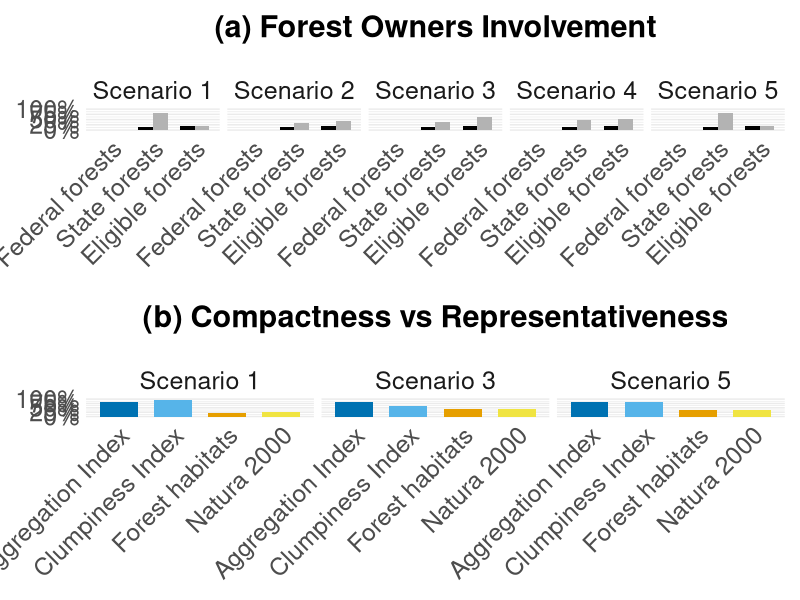
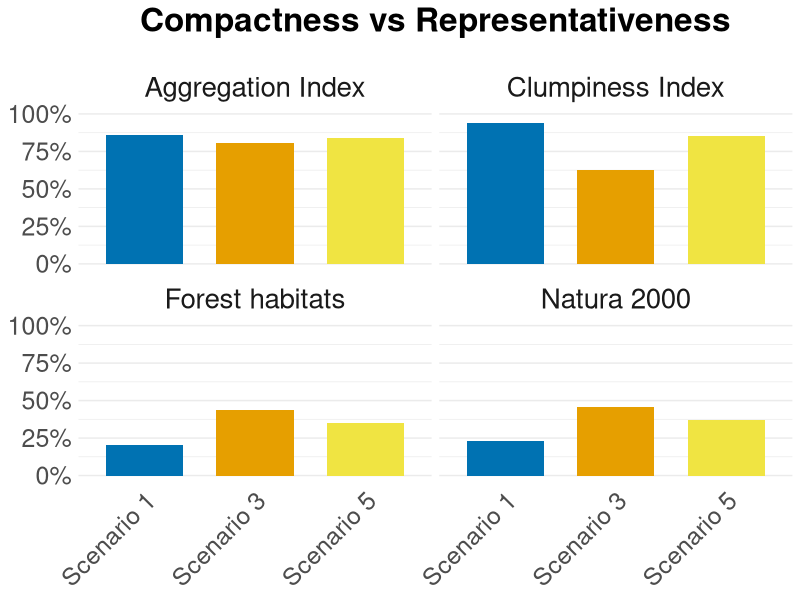
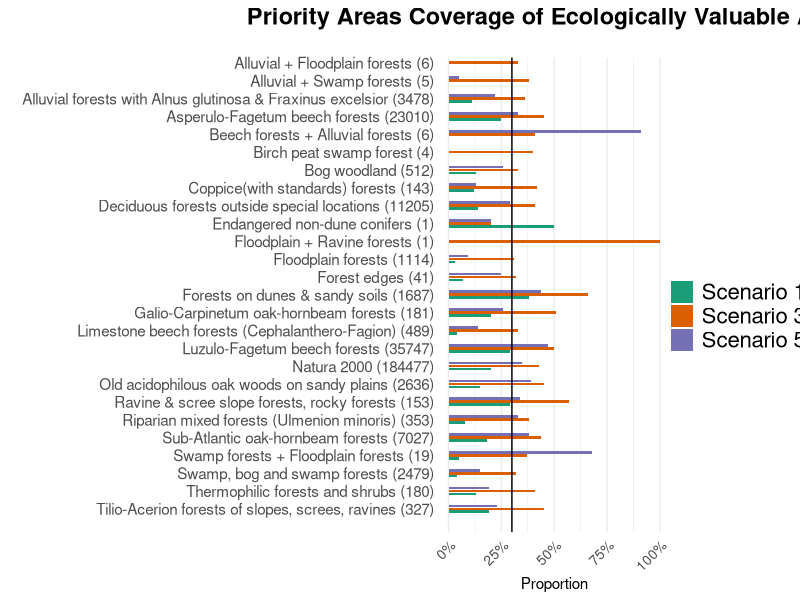
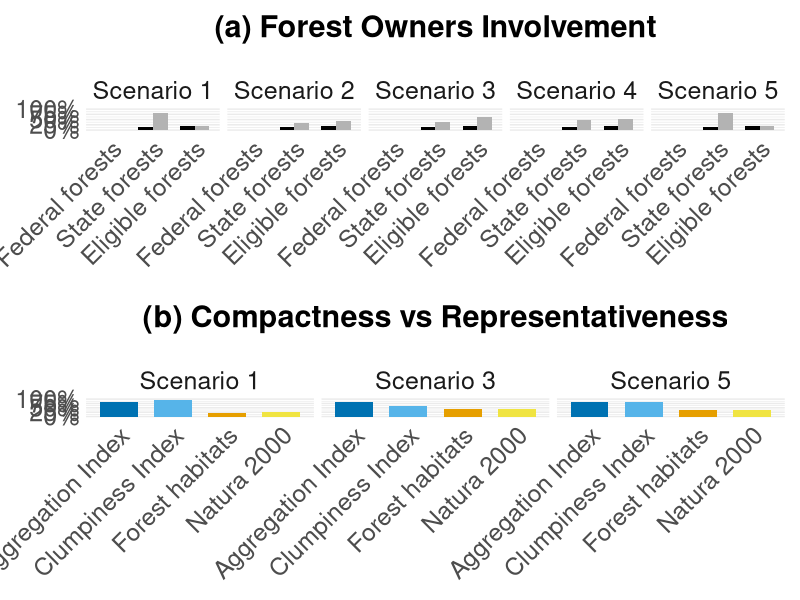
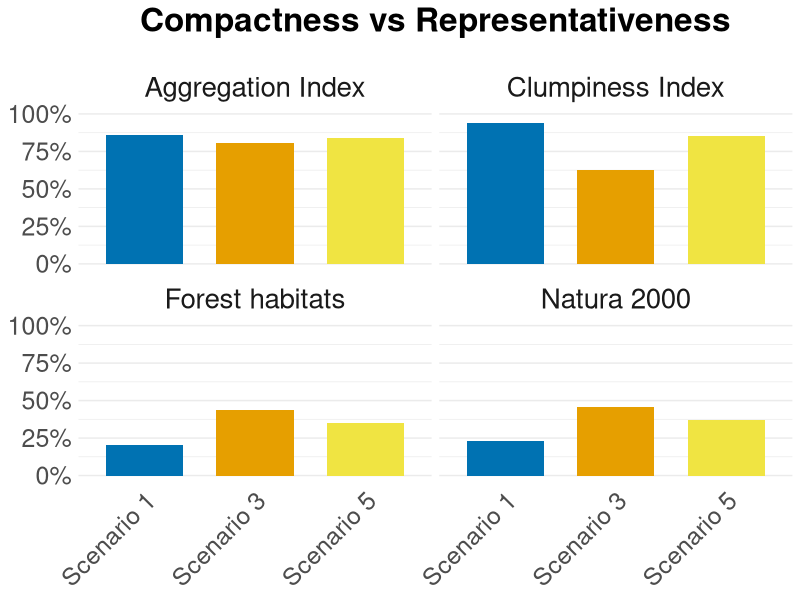
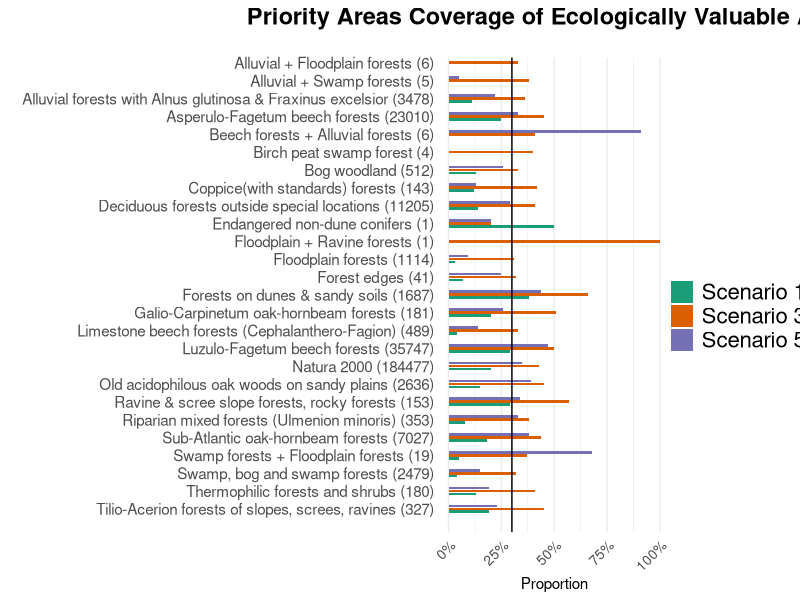

The R source for these figures, in order:
#load librariess
library(ggplot2)  
library(patchwork)
library(RColorBrewer)
library(cowplot)

# Dati per la prima serie
data1 <- data.frame(
  scenario = rep(paste("Scenario", 1:5), each = 6),
  ownership = rep(c("Federal forests", "State forests", "Eligible forests"), each = 2, times = 5),
  type = rep(c("Initial", "New"), 15),
  value = c(
    # Scenario 1
    0.016, 0.016, 0.13, 0.802, 0.182, 0.182,
    # Scenario 2
    0.016, 0.016, 0.13, 0.331, 0.182, 0.412,
    # Scenario 3
    0.016, 0.016, 0.13, 0.376, 0.182, 0.617,
    # Scenario 4
    0.016, 0.016, 0.13, 0.467, 0.182, 0.517,
    # Scenario 5
    0.016, 0.016, 0.13, 0.802, 0.182, 0.182
  )
)

# Impostare l'ordine corretto per le forest ownership
data1$ownership <- factor(data1$ownership, levels = c("Federal forests", "State forests", "Eligible forests"))


# Dati per la seconda serie
data2 <- data.frame(
  scenario = rep(paste("Scenario", c(1, 3, 5)), each = 4),
  metric = rep(c("Aggregation Index", "Clumpiness Index", "Forest habitats", "Natura 2000"), 3),
  value = c(
    # Scenario 1
    0.857, 0.939, 0.203, 0.233,
    # Scenario 3
    0.806, 0.625, 0.434, 0.459,
    # Scenario 5
    0.841, 0.852, 0.350, 0.372
  )
)

# Impostare l'ordine corretto per le metriche
data2$metric <- factor(data2$metric, levels = c("Aggregation Index", "Clumpiness Index", "Forest habitats", "Natura 2000"))




#formattazione tema comune
common_theme <- function(
    title_size = 22,           # esempio: 16 per il titolo
    axis_text_size = 18,       # esempio: 12 per i tick degli assi
    facet_size = 18            # esempio: 13 per il facet label
) {
  theme_minimal() +
    theme(
      legend.position = "none",
      axis.text.x = element_text(angle = 45, hjust = 1, size = axis_text_size),
      axis.text.y = element_text(size = axis_text_size),    # aggiungi questa linea per asse y
      strip.text = element_text(size = facet_size, face = "plain"),
      plot.title = element_text(
        hjust = 0.5,
        face = "bold",
        margin = margin(b = 20),
        size = title_size
      ),
      axis.title.y = element_blank()
    )
}


# Prima serie di barplot
p1 <- ggplot(data1, aes(x = ownership, y = value, fill = type)) +
  geom_bar(stat = "identity", position = "dodge", width = 0.7) +
  scale_fill_manual(values = c("Initial" = "black", "New" = "grey70")) +
  facet_grid(~ scenario, scales = "free_x", space = "free_x") +
  labs(title = "(a) Forest Owners Involvement", x = NULL) +
  common_theme() +
  scale_y_continuous(limits = c(0, 1), labels = scales::percent)

#rimuovo griglia in sfondo
p1 <- p1 + theme(
  panel.grid.major.x = element_blank(),
  panel.grid.minor.x = element_blank()
)


# Seconda serie di barplot (risolvendo commento di Trishna)
p2 <- ggplot(data2, aes(x = metric, y = value, fill = metric)) +
  geom_bar(stat = "identity", width = 0.7) +
  scale_fill_manual(
    values = c(
      "Aggregation Index" = "#0072B2",        # blu intenso
      "Clumpiness Index" = "#56B4E9",        # azzurro
      "Forest habitats" = "#E69F00", # arancione
      "Natura 2000" = "#F0E442"  # giallo
    )
  ) +
  facet_grid(~ scenario, scales = "free_x", space = "free_x") +
  labs(title = "(b) Compactness vs Representativeness", x = NULL, y = "Percentage") +
  common_theme() +
  scale_y_continuous(limits = c(0, 1), labels = scales::percent)

p2 <- p2 + theme(
  panel.grid.major.x = element_blank(),
  panel.grid.minor.x = element_blank()
)


# Combinare i plot verticalmente con più spazio tra loro
#final_plot <- p1 / plot_spacer() / p2 / plot_spacer() / p3 +
# plot_layout(heights = c(1.2, 0.1, 1, 0.1, 1))

# metto solo p1 e p2 uno sopra l'altro come da commento di Francesco
final_plot <- p1 / plot_spacer() / p2 + 
  plot_layout(heights = c(1.2, 0.1, 1))

# Visualizzare il plot
print(final_plot)

# Salvare il plot come immagine ad alta risoluzione
ggsave("C:/NRW_figures/NRW figures/Data manipulation/fig3.png", final_plot, width = 12, height = 18, dpi = 1000)



### nuova Figure 2b su consiglio di Francesco

# Imposta scenario come fattore per mantenere l'ordine
data2$scenario <- factor(data2$scenario, levels = c("Scenario 1", "Scenario 3", "Scenario 5"))

# Barplot: 4 grafici (uno per metrica), 3 barre per scenario
p2b <- ggplot(data2, aes(x = scenario, y = value, fill = scenario)) +
  geom_bar(stat = "identity", width = 0.7) +
  facet_wrap(~ metric, ncol = 2) +
  scale_fill_manual(
    values = c(
      "Scenario 1" = "#0072B2",
      "Scenario 3" = "#E69F00",
      "Scenario 5" = "#F0E442"
    )
  ) +
  labs(title = "Compactness vs Representativeness", x = NULL, y = "Percentage") +
  common_theme() +
  scale_y_continuous(limits = c(0, 1), labels = scales::percent) +
  theme(
    panel.grid.major.x = element_blank(),
    panel.grid.minor.x = element_blank()
  )

p2b <- p2b + theme(
  plot.title = element_text(size = 24),       # titolo principale (20+4)
  axis.title = element_text(size = 20),       # titoli assi x e y (16+4)
  axis.text = element_text(size = 18),        # numeri e label sugli assi (14+4)
  legend.title = element_text(size = 20),     # titolo legenda (16+4)
  legend.text = element_text(size = 18),      # testo legenda (14+4)
  strip.text = element_text(size = 20)        # testo sopra i facet (16+4)
)



p2b

ggsave("C:/NRW_figures/NRW figures/Outputs_figures/figure2b_new.png", p2b, width = 18, height = 15, dpi = 600, bg = "white")

###########################################################################################################################





### making a separate figure for Figure 2c called Figure 5 ###


# Dati di input per terza serie 
features <- c(
  "91D0", "91E0", "91E0; NAX0", "91E0; NAC0", "91F0", "NA00", "NAB0", "NAC0", "NAC0; NAX0", "NAD0",
  "NAV0", "NAW0", "9110", "9110; 91E0", "9130", "9150", "9160", "9170", "9180", "9190",
  "NAX0", "NAX0; NAY0", "NAY0", "91D1", "NAK0", "Natura 2000"
)

values_scenario1 <- c(13, 11, 0, 0, 8, 14, 13, 4, 5, 38, 7, 12, 29, 0, 25, 4, 18, 20, 19, 15, 3, 0, 29, 0, 50, 20)
values_scenario3 <- c(33, 36, 33, 38, 38, 41, 41, 32, 37, 66, 32, 42, 50, 41, 45, 33, 44, 51, 45, 45, 31, 100, 57, 40, 20, 43)
values_scenario5 <- c(26, 22, 0, 5, 33, 29, 19, 15, 68, 44, 25, 13, 47, 91, 33, 14, 38, 26, 23, 39, 9, 0, 34, 0, 20, 35)

data3 <- data.frame(
  scenario = rep(paste("Scenario", c(1, 3, 5)), each = 26),
  category = rep(features, 3),
  value = c(values_scenario1, values_scenario3, values_scenario5) / 100 # Convertito in decimali
)

# Nomi estesi per habitat (nell'ordine originale di features) # tra parentesi gli ettari di partenza in NRW
feature_names <- c(
  "Bog woodland (512)",
  "Alluvial forests with Alnus glutinosa & Fraxinus excelsior (3478)",
  "Alluvial + Floodplain forests (6)",
  "Alluvial + Swamp forests (5)",
  "Riparian mixed forests (Ulmenion minoris) (353)",
  "Deciduous forests outside special locations (11205)",
  "Thermophilic forests and shrubs (180)",
  "Swamp, bog and swamp forests (2479)",
  "Swamp forests + Floodplain forests (19)",
  "Forests on dunes & sandy soils (1687)",
  "Forest edges (41)",
  "Coppice(with standards) forests (143)",
  "Luzulo-Fagetum beech forests (35747)",
  "Beech forests + Alluvial forests (6)",
  "Asperulo-Fagetum beech forests (23010)",
  "Limestone beech forests (Cephalanthero-Fagion) (489)",
  "Sub-Atlantic oak-hornbeam forests (7027)",
  "Galio-Carpinetum oak-hornbeam forests (181)",
  "Tilio-Acerion forests of slopes, screes, ravines (327)",
  "Old acidophilous oak woods on sandy plains (2636)",
  "Floodplain forests (1114)",
  "Floodplain + Ravine forests (1)",
  "Ravine & scree slope forests, rocky forests (153)",
  "Birch peat swamp forest (4)",
  "Endangered non-dune conifers (1)",
  "Natura 2000 (184477)"
)

# Imposta i nomi label corretti per i codici habitat
data3$category <- factor(data3$category, levels = features, labels = feature_names)

# Ordinamento per avere l'ordine alfabetico dalla A in alto verso la Z/Natura 2000 in basso
habitats_sorted <- sort(feature_names[feature_names != "Natura 2000"])
habitats_sorted <- c(habitats_sorted, "Natura 2000")
spaces <- paste0("space", seq_along(habitats_sorted) - 1)

feature_names_spaced_alphabetical <- as.vector(rbind(
  habitats_sorted,
  c(spaces, rep(NA, length(habitats_sorted) - length(spaces)))
))
feature_names_spaced_alphabetical <- feature_names_spaced_alphabetical[!is.na(feature_names_spaced_alphabetical)]


# Crea righe vuote per gli "spazi" per ogni scenario
empty_rows <- expand.grid(
  scenario = unique(data3$scenario),
  category = feature_names_spaced_alphabetical[grepl("^space", feature_names_spaced_alphabetical)],
  value = 0
)

# Unisci dati veri e spazi vuoti
data3_spaced <- rbind(data3, empty_rows)
data3_spaced$category <- factor(
  data3_spaced$category,
  levels = rev(feature_names_spaced_alphabetical)
)
data3_spaced$scenario <- factor(data3_spaced$scenario)

# Tema personalizzato
common_theme <- function(
    title_size = 17,
    axis_text_size = 11,
    axis_text_x_size = 10,
    legend_title_size = 14,
    legend_text_size = 12) {
  theme_minimal() +
    theme(
      legend.position = "none",
      axis.text.x = element_text(angle = 45, hjust = 1, size = axis_text_x_size),
      axis.text.y = element_text(size = axis_text_size, margin = margin(r = 0)),
      strip.text = element_text(size = 13, face = "plain"),
      plot.title = element_text(
        hjust = 0.5, face = "bold",
        margin = margin(b = 20), size = title_size
      ),
      axis.title.y = element_blank()
    )
}

# Plot principale
p3_spaced <- ggplot(data3_spaced, aes(x = category, y = value, fill = scenario)) +
  geom_bar(
    stat = "identity",
    position = position_dodge2(width = 0.8, preserve = "single"),
    width = 1, show.legend = FALSE
  ) +
  scale_fill_brewer(palette = "Dark2", name = "Scenario") +
  geom_hline(yintercept = 0.3, color = "black", linetype = "solid", size = 0.5) +
  labs(
    title = "Priority Areas Coverage of Ecologically Valuable Areas",
    x = NULL,
    y = "Proportion"
  ) +
  common_theme(
    title_size = 17,
    axis_text_size = 11,
    axis_text_x_size = 10,
    legend_title_size = 14,
    legend_text_size = 12
  ) +
  coord_flip() +
  theme(
    panel.grid.major.y = element_blank(),
    panel.grid.minor.y = element_blank(),
    axis.ticks.y = element_blank()
  ) +
  scale_y_continuous(limits = c(0, 1), labels = scales::percent) +
  scale_x_discrete(labels = function(x) ifelse(grepl("^space", x), "", x))

# Plot dummy SOLO per la legenda
p_legend <- ggplot(
  subset(data3_spaced, !grepl("^space", category)),
  aes(x = category, y = value, fill = scenario)
) +
  geom_bar(
    stat = "identity",
    position = position_dodge(width = 0.8),
    width = 0.7
  ) +
  scale_fill_brewer(palette = "Dark2", name = "") +
  theme_void() +
  theme(
    legend.position = "right",
    legend.title = element_text(size = 18),
    legend.text = element_text(size = 16)
  )

legend <- get_legend(p_legend)

# Plot finale con legenda a fianco
p3_spaced_final <- plot_grid(
  p3_spaced + theme(legend.position = "none"),
  legend,
  rel_widths = c(1, 0.18),
  nrow = 1
)

# Visualizza
print(p3_spaced_final)


ggsave("C:/NRW_figures/NRW figures/Outputs_figures/figure5.png", p3_spaced_final, width = 10, height = 12, dpi = 600, bg = "white")




